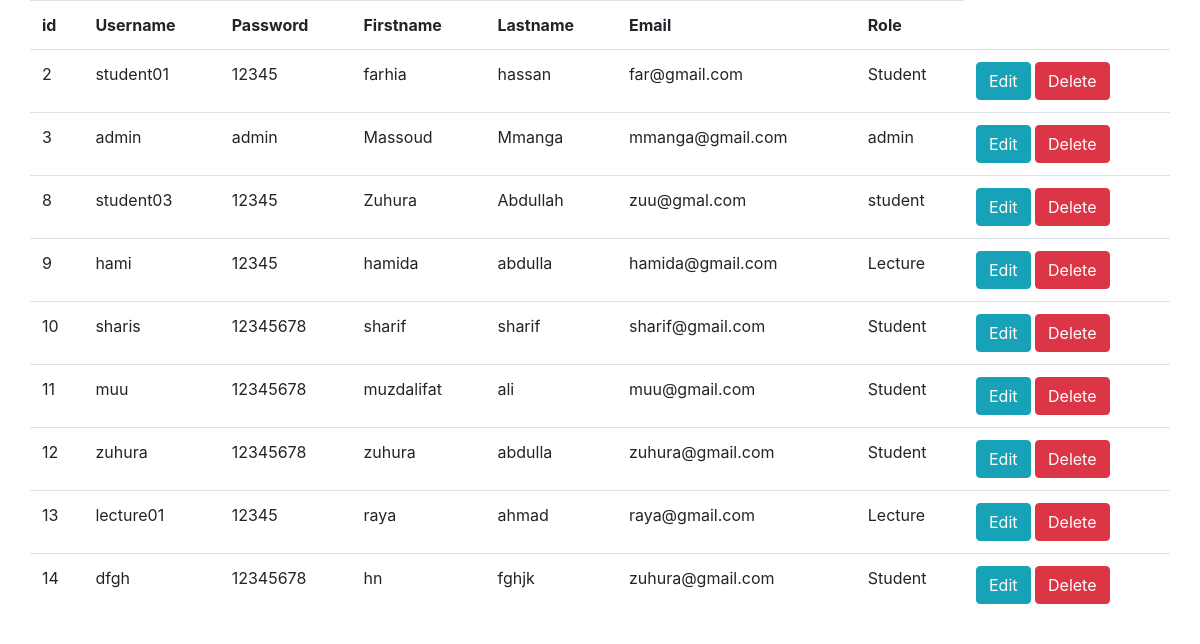
The app's page /profile.php with its own data.
### tables this page shows
CREATE TABLE IF NOT EXISTS `users` (
  `Username` varchar(20) NOT NULL,
  `Password` varchar(20) NOT NULL,
  `Firstname` varchar(50) NOT NULL,
  `Lastname` varchar(50) NOT NULL,
  `Email` varchar(50) NOT NULL,
  `Role` varchar(20) NOT NULL,
  `id` int(50) NOT NULL AUTO_INCREMENT,
  PRIMARY KEY (`id`)
);

### profile.php (the view, shortened to what this page needs)
    <!DOCTYPE html>
<html>
<head>
  		<link rel="stylesheet" type="text/css" href="css/bootstrap.min.css">
</head>
<body>
	<div class="container">
		<div class="row">
<?php
require 'connection.php';
$stmt = $conn->query("SELECT * from users");
$row = $stmt->fetchAll(PDO::FETCH_ASSOC);
echo '<table class="table table-border">'."\n";
echo "<th>id</th>";
echo "<th>Username</th>";
echo "<th>Password</th>";
echo "<th>Firstname</th>";
echo "<th>Lastname</th>";
echo "<th>Email</th>";
echo "<th>Role</th>";
foreach ($row as $row) {
	echo "<tr><td>";
	echo ($row['id']);
	echo "</td><td>";
	echo ($row['Username']);
	echo "</td><td>";
	echo ($row['Password']);
	echo "</td><td>";
	echo ($row['Firstname']);
	echo "</td><td>";
	echo ($row['Lastname']);
	echo "</td><td>";
	echo ($row['Email']);
	echo "</td><td>";
	echo ($row['Role']);
	echo "</td><td>";
	echo '<a href="edit.php?id='.$row['id'].'" class="btn btn-info">Edit</a>';
	echo '<a onclick="return confirm("Are you sure you want to delete this");" href="delete.php?id='.$row['id'].'" class="btn btn-danger">Delete</a>';
	echo "</td></tr>";
}
?>
</table>
</div>
</div>
</body>
</html>

### records on screen
users: id "2", Username "student01", Password "12345", Firstname "farhia", Lastname "hassan", Email "far@gmail.com", Role "Student"
users: id "3", Username "admin", Password "admin", Firstname "Massoud", Lastname "Mmanga", Email "mmanga@gmail.com", Role "admin"
users: id "8", Username "student03", Password "12345", Firstname "Zuhura", Lastname "Abdullah", Email "zuu@gmal.com", Role "student"
users: id "9", Username "hami", Password "12345", Firstname "hamida", Lastname "abdulla", Email "hamida@gmail.com", Role "Lecture"
users: id "10", Username "sharis", Password "12345678", Firstname "sharif", Lastname "sharif", Email "sharif@gmail.com", Role "Student"
users: id "11", Username "muu", Password "12345678", Firstname "muzdalifat", Lastname "ali", Email "muu@gmail.com", Role "Student"
users: id "12", Username "zuhura", Password "12345678", Firstname "zuhura", Lastname "abdulla", Email "zuhura@gmail.com", Role "Student"
users: id "13", Username "lecture01", Password "12345", Firstname "raya", Lastname "ahmad", Email "raya@gmail.com", Role "Lecture"
users: id "14", Username "dfgh", Password "12345678", Firstname "hn", Lastname "fghjk", Email "zuhura@gmail.com", Role "Student"
